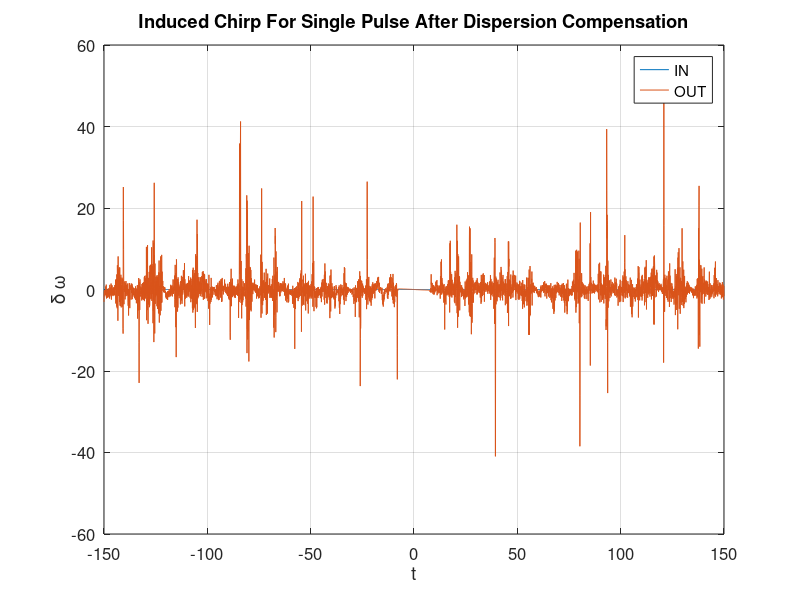

The MATLAB script that drew this image:
%
% PROPAGATION METHOD FOR THE SOLUTION OF NLSE
%
% i Fz - beta2/2 Ftt + gamma*|F|^2 F=0
%

clc
clear all
close all

% MATERIAL PROPERTIES

% beta21=-1;
% beta22=-beta21;

beta2 = -1;
beta2_cpn = -1*beta2;
% beta2 = 1;
gamma=0; % making this we are sure that we focused on self-phase modulation effect is discarded.

% TEMPORAL COORDINATE
t0=-150;
t1=150;
nt=5000;
t=linspace(t0,t1,nt);
deltat=(t1-t0)/(nt-1);

% SPATIAL COORDINATE
z0=0;
z1=5;
nz=1000;
z=linspace(z0,z1,nz);
deltaz=(z1-z0)/(nz-1); % deltaz = h
h=deltaz;

% FREQUENCY COORDINATE 
indfreq=-nt/2:1:nt/2-1;
omega=(pi./t1).*indfreq;

% INPUT ENVELOPE
% tau0=1;
% amp=1;
% FIN=amp*exp(-t.^2/(2*tau0^2)); % UNCHIRPED GAUSSIAN PULSE
% C=1;
% FING=amp*exp(-(1+i*C)/2*t.^2/tau0^2);  % CHIRPED PULSES
% FIN=FING;

% C=-2;
% tau0=1;
% FIN=sech(t/tau0).*exp(-i*C*t.^2/(2*tau0^2)); % HYPERBOLIC CHIRPED SECH PULSES

% C=0;
% m=4;
% FIN=exp(-(1+i*C)/2*(t/tau0).^(2*m));

% 5 gaussian pulses 1 0 1 1 1 0 0 1
tau0=1; 
amp=1;

% tshift0=-40;
% FIN0=amp*exp(-(t+tshift0).^2/(2*tau0^2)); % UNCHIRPED GAUSSIAN PULSE 0
% 
% tshift1=-10;
% FIN1=amp*exp(-(t+tshift1).^2/(2*tau0^2)); % UNCHIRPED GAUSSIAN PULSE 1

tshift2=0;
FIN2=1*amp*exp(-(t+tshift2).^2/(2*tau0^2)); % UNCHIRPED GAUSSIAN PULSE 2

% tshift3=10; 
% FIN3=amp*exp(-(t+tshift3).^2/(2*tau0^2)); % UNCHIRPEDGAUSSIAN PULSE 3
% 
% tshift4=30; 
% FIN4=amp*exp(-(t+tshift4).^2/(2*tau0^2)); % UNCHIRPEDGAUSSIAN PULSE 4

FIN=FIN2; % +FIN0+FIN1+FIN3+FIN4
% FIN=amp*exp(-t.^2/(2*tau0^2)); % UNCHIRPED GAUSSIAN PULSE

%FOURIER TRANSFORM
%FFING=deltat*fftshift(fft(FING));
FFIN=deltat*fftshift(fft(FIN));

% figure
% plot(omega,abs(FFIN),omega,abs(FFING),'r')
% xlabel('\omega')
% ylabel('|Fourier Transform F|')
% grid
% set(findall(gcf,'type','text'),'FontSize',30)
% set(gca,'FontSize',30)
% stopprof

%%%%%%%%%%%%%%%%%%%%%%
% CORE OF THE PROGRAM
%%%%%%%%%%%%%%%%%%%%%%

F=zeros(ceil(nt),floor(nz));
FF=zeros(ceil(nt),floor(nz));

F(:,1)=FIN;
FF(:,1)=FFIN;

q=FIN;

for loop_step=2:1:nz
    
    % LINEAR DISPERSIVE STEP
    qs=deltat*fftshift(fft(ifftshift(q))); % FFT
    
    qs_old=qs;
    
    prop=beta2/2*omega.^2;

    if loop_step < (nz/2)-1  
    fact = 1j*beta2/2*omega.^2*h;
    qs   = qs_old.*exp(fact);
    q    = (1/deltat)*fftshift(ifft(ifftshift(qs))); 
    % calc of the envelope under dispersive effect
    else
    fact = 1j*beta2_cpn/2*omega.^2*h;
    qs   = qs_old.*exp(fact);
    q    = (1/deltat)*fftshift(ifft(ifftshift(qs))); 
    end

    % fact=j*prop*h;
    % qs=qs_old.*exp(fact); % calculation of the propagation in the frequency domain
    % q=(1/deltat)*fftshift(ifft(ifftshift(qs))); % coming back in the time domain
    
    %NONLINEAR CHI3 EFFECT STEP
    q_old=q;
    q=q_old.*exp(j*gamma*abs(q_old).^2*h);
    
    %SAVE DATA EVERY NZ
    F(:,loop_step)=q;
    FF(:,loop_step)=deltat*fftshift(fft(ifftshift(q)));
        
end

save dati

deltaOmega_in = gradient(unwrap(angle(F(:,1))),t); 
deltaOmega_out = gradient(unwrap(angle(F(:,end))),t); 

plot(t,deltaOmega_in,t,deltaOmega_out)
xlabel('t')
ylabel('\delta \omega')
title('Induced Chirp For Single Pulse After Dispersion Compensation')
legend('IN','OUT')
set(gca,'FontSize',12)
grid

% subplot(2,2,1)
% plot(t,abs(FIN),t,abs(F(:,end)))
% xlabel('t')
% ylabel('|F|')
% title('Input-Output Envelope')
% legend('IN','OUT')
% set(gca,'FontSize',12)
% grid

% subplot(2,2,2)
% phase = [angle(F(1:length(nt)/2,end)') angle(F((length(nt)/2)+1:end,end)')];
% plot(t,angle(F(:,1)),t,unwrap(angle(F(:,end))))
% xlabel('t')
% ylabel('angle F')
% title('Input-Output Phase Comparision')
% legend('IN','OUT')
% grid

% mesh(t,z,unwrap(angle(F)')); 
% xlabel('t')
% ylabel('z')
% zlabel('angle F')
% title('Dispersion Compensation Effect On Phase ')
% xlim([-9 9]); 
% set(gca,'FontSize',12)
% grid on

% subplot(2,2,3)
% plot(omega,abs(FFIN),omega,abs(FF(:,end)))
% xlabel('\omega')
% ylabel('|FF|')
% legend('IN','OUT')
% title('Frequency Content Comparision')
% grid
 
% subplot(2,2,4)
% plot(omega,angle(FIN),omega,unwrap(angle(FF(:,end)')))
% xlabel('\omega')
% ylabel('angle(FF)')
% legend('IN','OUT')
% title('Phase Change Comparision')
% %xlim([-100 100]); ylim([0 100]);
% set(gca,'FontSize',12)
% grid

% subplot(1,2,1)
% mesh(t,z,abs(F)')
% xlabel('t')
% ylabel('z')
% zlabel('|F|')
% title('Pulse Propagation')
% xlim([-150 150]); ylim([0 5]);
% set(gca,'FontSize',12)
% grid
% 
% subplot(1,2,2)
% mesh(t,z,abs(F)')
% view(2)
% xlim([-150 150]);
% xlabel('t')
% ylabel('z')
% zlabel('|F|')
% title('Pulse Propagation')
% set(gca,'FontSize',12)
% grid
 
% subplot(1,2,2)
% mesh(omega,z,abs(FF)')
% xlabel('\omega')
% ylabel('z') 
% zlabel('|FFT F|')
% title('Frequency Content Through Propagation')
% set(gca,'FontSize',12)
% grid

% plot(t,abs(F(:,1)),t,abs(F(:,end)),'r:',t,abs(F(:,50)))
% legend('IN','OUT','MIDDLE')
% subplot(2,1,1)
% plot(t,abs(F(:,1)))
% title('Envelope Of Input Field')
% xlabel('t')
% ylabel('|F|')
% grid
 
% subplot(2,1,2)
% plot(t,abs(F(:,end)))
% title('Envelope Of Output Field')
% xlabel('t')
% ylabel('|F|')
% grid
% set(findall(gcf,'type','text'),'FontSize',12)
% set(gca,'FontSize',12)

% figure
% mesh(t,z,unwrap(angle(F))')
% xlabel('t')
% ylabel('z')
% zlabel('angle F')
 
% figure
% plot(t,angle(F(:,1)),t,unwrap(angle(F(:,end))))
% xlabel('t')
% ylabel('angle F')
% legend('IN','OUT')
% xlim([-100 100])
% set(gca,'FontSize',12)
% title('Input-Output Phase Comparision')
% grid

% figure
% mesh(omega,z,abs(FF)')
% xlabel('\omega')
% ylabel('z') 
% zlabel('|FFT F|')
% set(findall(gcf,'type','text'),'FontSize',12)
% set(gca,'FontSize',12) 

% subplot(2,1,1)
% plot(omega,abs(FF(:,1)),omega,abs(FF(:,end)))
% xlabel('\omega')
% ylabel('|FFT F|')
% legend('IN','OUT')
% title('Frequency Content For 8-bits Case Through Propagation')
% xlim([-4 4])
% set(findall(gcf,'type','text'),'FontSize',12)
% set(gca,'FontSize',12)
% grid
 
% subplot(2,1,2)
% plot(omega,abs(FF(:,length(FF)/2)),'r')
% xlabel('\omega')
% ylabel('|FFT F|')
% legend('MIDDLE')
% xlim([-4 4])
% set(findall(gcf,'type','text'),'FontSize',12)
% set(gca,'FontSize',12)
% grid
